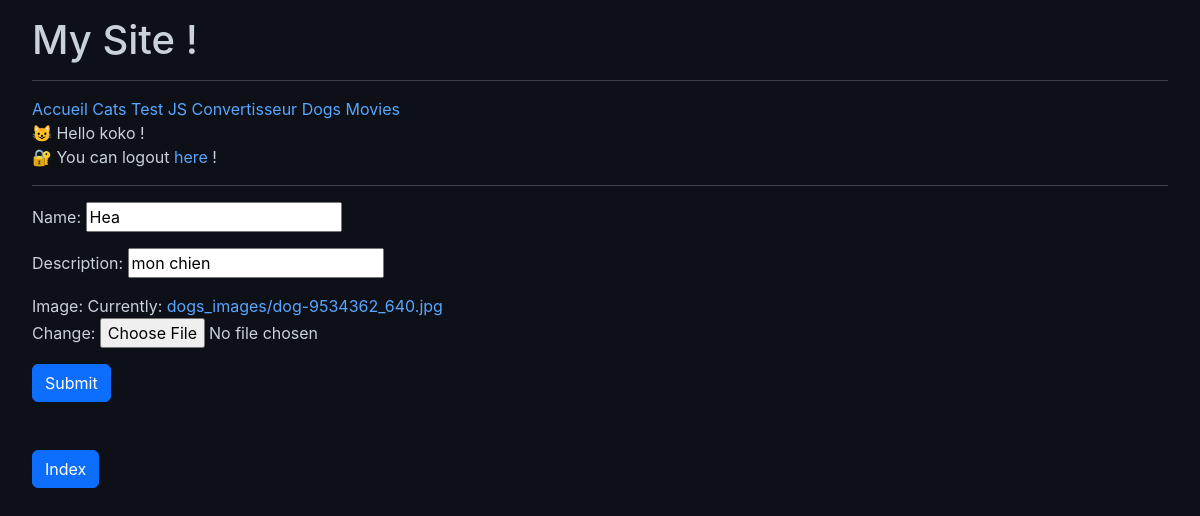
The app's page /dogs/update/5/ (signed in) with its own data.
### authenticate/models.py (models this page shows)
class CustomUser(AbstractUser):
    pass

### dogs/models.py (models this page shows, shortened)
class Dog(models.Model):
    name = models.CharField(max_length=50)
    description = models.CharField(max_length=400)
    image = models.ImageField(upload_to='dogs_images/')

### dogs/views.py (the view)
# urls.py: path('update/<int:pk>/', views.DogUpdate.as_view(), name='dog_update'),
class DogUpdate(UpdateView):
    model = Dog
    fields = '__all__'
    success_url = reverse_lazy('dogs:dog_list')

### dogs/templates/dogs/dog_form.html (shortened to what this page needs)
{% extends 'home/base.html' %}
{% block content %}
<form action="" method="POST" enctype="multipart/form-data">
    {{form.as_p}}
    <input type="submit" class="btn btn-primary" name="" id="">
</form>
<br><br>
<a href="{% url 'dogs:index' %}" class="btn btn-primary">Index</a>
{% endblock content %}

### authenticate/templates/authenticate/auth_bar.html (shortened to what this page needs)
<div>
    {% if request.user.is_authenticated %}
        <p>
            😺 Hello {{request.user.username}} ! <br>
            <span>
               🔐 You can logout <a href="{% url 'authenticate:logout_page' %}">here</a> !
            </span>
        </p>
    {% endif %}
</div>

### home/static/home/styles.css (style rules this page uses)
body { background-color: #0d1117; color: #c9d1d9; font-family: -apple-system, BlinkMacSystemFont, "Segoe UI", sans-serif; margin: 0; padding: 1rem 2rem; }
a { color: #58a6ff; text-decoration: none; }

### records on screen
CustomUser: user.username "koko"
Dog: name "Hea", description "mon chien"
